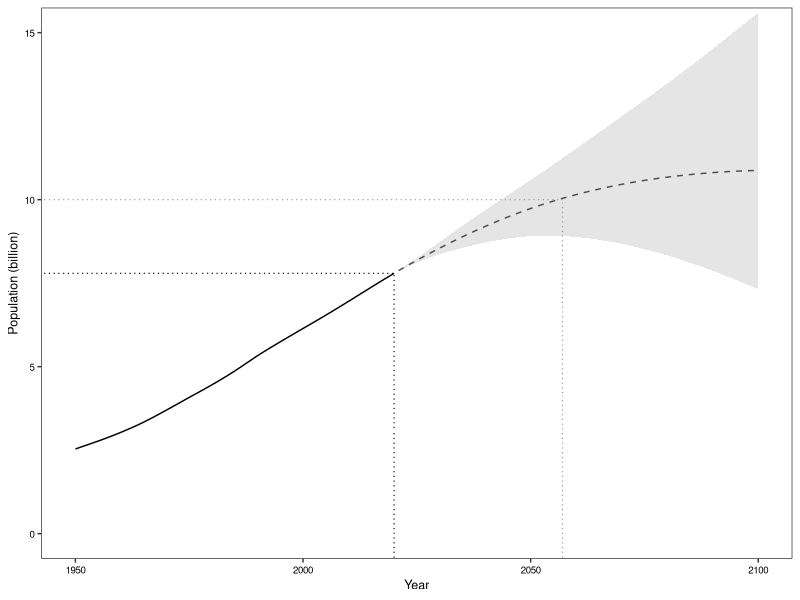

Here is the R script that generated this plot:
##############Part 0: General info########################################
###############Section 1: Location & info#################################
setwd(choose.dir())
###############Section 2: Packages########################################
install.packages('ggplot2') #For plotting
###############Section 3: Libraries#######################################
library(ggplot2)
###############Section 4: Defining functions##############################
###############Section 5: Plot and save###################################
plot<-TRUE; save<-FALSE

##############Part 1: World population####################################
###############Section 1: In- and output##################################
df.dat<-read.csv('D_C1_WorldPopulation.csv',header = TRUE,sep = ',')
###############Section 2: Plotting and saving#############################
if(plot){
  p.Population<-ggplot(df.dat,aes(x = Year,y = Population,group = Series)) + coord_cartesian(xlim = c(1950,2100),ylim = c(0,15*10^9)) + 
    #Data
    geom_ribbon(aes(ymin = Min,ymax = Max),fill = 'grey90') + geom_line(aes(colour = Series,linetype = Series)) + 
    scale_colour_manual(values = c('grey30','black')) + scale_linetype_manual(values = c('dashed','solid')) +
    #Extra lines
    geom_line(aes(x = seq(1940,2057,length.out = nrow(df.dat)),y = 10*10^9),colour = 'grey60',linetype = 'dotted',size = 0.4) + 
    geom_line(aes(x = rep(2057,nrow(df.dat)),y = seq(-10^9,10*10^9,length.out = nrow(df.dat))),colour = 'grey60',linetype = 'dotted',size = 0.4) +
    geom_line(aes(x = seq(1940,2020,length.out = nrow(df.dat)),y = df.dat$Population[df.dat$Year == 2020]),colour = 'black',linetype = 'dotted',size = 0.4) + 
    geom_line(aes(x = rep(2020,nrow(df.dat)),y = seq(-10^9,df.dat$Population[df.dat$Year == 2020],length.out = nrow(df.dat))),colour = 'black',linetype = 'dotted',size = 0.4) + 
    #Layout 
    scale_y_continuous('Population (billion)',breaks = c(0,5*10^9,10*10^9,15*10^9),labels = c(0,5,10,15)) + 
    theme_bw() + theme(panel.grid = element_blank(),axis.text = element_text(colour = 'black',size = 7),axis.title = element_text(size = 9)) + 
    theme(legend.position = 'none')
  plot(p.Population)
  if(save){
    tiff('F_C1S1_WorldPopulation.tiff',units = 'mm',width = 160,height = 60,res = 300,pointsize = 7)
    plot(p.Population)
    dev.off()
  }
}
###############Section 3: Variable removal################################
rm(df.dat,p.Population)

